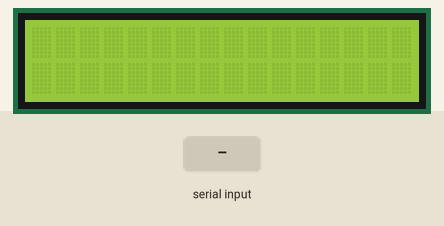
Recording of a sketch running on a simulated Arduino Uno, built with avr-gcc and run on an emulated ATmega328P. On the bench: 16×2 character LCD. Inputs (shaded band) come from the test bench.

Above: at 1.2 s.
1.3 s: "Msg" received over Serial
At 2.8 s:
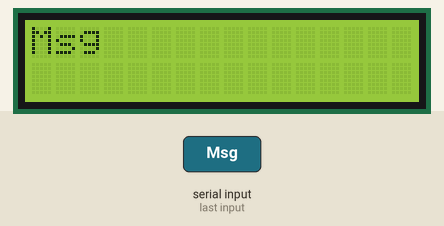
3.8 s: "Bar" received over Serial
At 6.8 s:
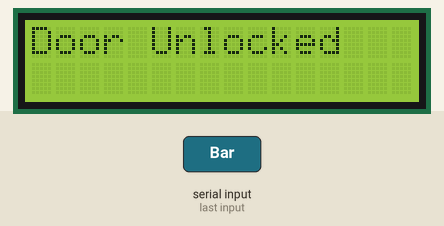
Timing chart, 0 to 8.3 s (numbered marks = the images above; inputs shaded):
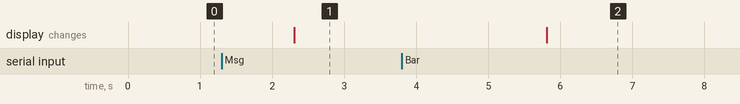

The sketch:

SmartWatch.ino
```cpp
#include <LiquidCrystal.h>
LiquidCrystal lcd(12, 11, 5, 4, 3, 2);
String sms, s, barCode, pedoStatus, distance, steps;


void setup(){
  Serial.begin(9600);
  lcd.begin(16, 2);
  lcd.clear();
}

void loop()
{


    s = Serial.readString();

  if(s == "Msg"){
    sms = Serial.readString();
    lcd.clear();
    lcd.setCursor(0,0);
    lcd.print(sms);
    delay(3000);
  }
  else if(s == "Bar"){
    barCode = Serial.readString();
    lcd.clear();
    lcd.setCursor(0,0);
    if(barCode = "1515246906"){
      lcd.print("Door Unlocked");
      // servo work here
    }
    else{
      lcd.print("Wrong Bar Code");
    }
    delay(3000);
  }
  else if( s == "Pedo"){
    pedoStatus = Serial.readString();
    lcd.clear();
    lcd.setCursor(0,0);
    lcd.print(pedoStatus);
    delay(2000);
  }
  else{
    distance = Serial.readString();
    lcd.clear();
    lcd.setCursor(0,0);
    lcd.print(distance);

    lcd.setCursor(1,0);
    steps = Serial.readString();
    lcd.print(steps);
    delay(500);
  }
}
```

Measured:
- after the input at 1.3 s, the display: changes after 1.0 s (image 1)
- after the input at 3.8 s, the display: changes after 2.0 s (image 2)
